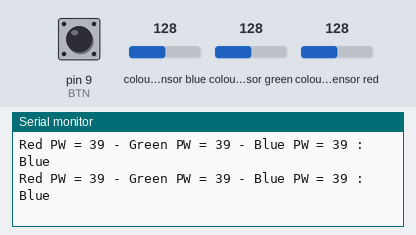
This sketch was run on a simulated Arduino Uno, built with avr-gcc and run on an emulated ATmega328P. Shown: the last lines printed to the serial monitor. Wiring (inferred from the names in the program): TCS3200 colour sensor: output pin 13; S2 pin 11; S3 pin 12. The test bench sets the inputs (shaded band); at power-on: colour sensor blue 128, colour sensor green 128, pin 9 (BTN) HIGH, colour sensor red 128.

Above: at 1.2 s.
1.3 s: colour sensor blue set to 191
At 1.38 s:
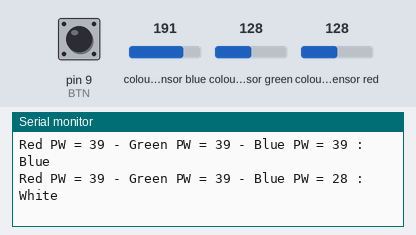
3.3 s: colour sensor green set to 5
At 3.38 s:
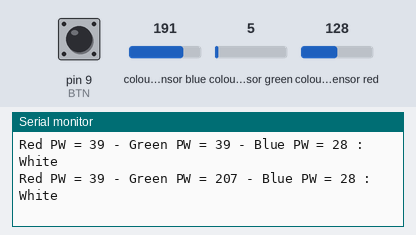

The sketch:

sketch_sep13a.ino
```cpp
 /* Color Sensor Calibration
  color-sensor-calib.ino
  Calibrate RGB Color Sensor output Pulse Widths
  Uses values obtained for RGB Sensor Demo sketch

  DroneBot Workshop 2020
  https://dronebotworkshop.com
*/

// Define color sensor pins
#define BTN 9
#define S2 11
#define S3 12
#define sensorOut 13

// Variables for Color Pulse Width Measurements
String COLOR[]={"UnKnown","White","Orange","Blue"} ;
int r = 0;
int g = 0;
int b = 0;
bool state=true;
byte Color=0;
void setup() {

  // Set S2 - S3 as outputs

  pinMode(S2, OUTPUT);
  pinMode(S3, OUTPUT);
  pinMode(BTN,INPUT);

  // Set Sensor output as input
  pinMode(sensorOut, INPUT);


  // Setup Serial Monitor
  Serial.begin(115200);
}

void loop() {
  if(!digitalRead(BTN)){state=!state; delay(300);}
  if(state){
  Color=readColor();
  if( Color==0){Serial.println("White");}
  else if (Color==1){Serial.println("Blue");}
  else if (Color==2){Serial.println("Orange");}
  }
  //delay(300);

}


// Function to read Red Pulse Widths
int getRedPW() {

  // Set sensor to read Red only
  digitalWrite(S2,LOW);
  digitalWrite(S3,LOW);
  // Define integer to represent Pulse Width
  int PW;
  // Read the output Pulse Width
  PW = pulseIn(sensorOut, LOW);
  // Return the value
  return PW;

}

// Function to read Green Pulse Widths
int getGreenPW() {

  // Set sensor to read Green only
  digitalWrite(S2,HIGH);
  digitalWrite(S3,HIGH);
  // Define integer to represent Pulse Width
  int PW;
  // Read the output Pulse Width
  PW = pulseIn(sensorOut, LOW);
  // Return the value
  return PW;

}

// Function to read Blue Pulse Widths
int getBluePW() {

  // Set sensor to read Blue only
  digitalWrite(S2,LOW);
  digitalWrite(S3,HIGH);
  // Define integer to represent Pulse Width
  int PW;
  // Read the output Pulse Width
  PW = pulseIn(sensorOut, LOW);
  // Return the value
  return PW;

}

byte readColor(){
  byte color=0;

   // Read Red Pulse Width
  r = getRedPW();
  // Delay to stabilize sensor
  delay(30);

  // Read Green Pur,int glse Width
  g = getGreenPW();
  // Delay to stabilize sensor
  delay(30);

  // Read Blue Pulse Width
  b = getBluePW();
  // Delay to stabilize sensor
  delay(30);
    // Print output to Serial Monitor

  Serial.print("Red PW = ");
  Serial.print(r);
  Serial.print(" - Green PW = ");
  Serial.print(g);
  Serial.print(" - Blue PW = ");
  Serial.print(b);
    Serial.print(" : ");

  if(r<30 && g<30  && b <30){color=0;}
  //if (r>70 && b>50 ){color=1;}
 else if (r>25 && g>30 && b>30 ){color=1;}
 // else if(g>60 && r<g){ color=2;}
   else if(r<30 && g>30 && b>30){ color=2;}


  return color;


  }
```

Measured:
- after the input at 1.3 s, the serial monitor: prints a new line after 0.07 s (image 1)
- after the input at 3.3 s, the serial monitor: prints a new line after 0.07 s (image 2)
